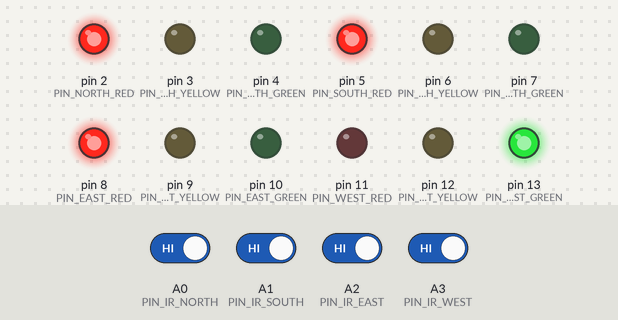
Simulated run of this sketch. Board: Arduino Uno, built with avr-gcc and run on an emulated ATmega328P. Parts: output pins drawn as LEDs (lit = HIGH). The inputs (shaded band) are chosen by the test bench; at power-on: A0 (PIN_IR_NORTH), A1 (PIN_IR_SOUTH), A2 (PIN_IR_EAST), A3 (PIN_IR_WEST) HIGH. What the sketch prints to the serial monitor is not drawn.

Above: at 1.2 s.
1.3 s: A0 (PIN_IR_NORTH) driven LOW
4.3 s: A1 (PIN_IR_SOUTH) driven LOW
13.3 s: A0 (PIN_IR_NORTH) driven HIGH
16.3 s: A1 (PIN_IR_SOUTH) driven HIGH
At 60.32 s:
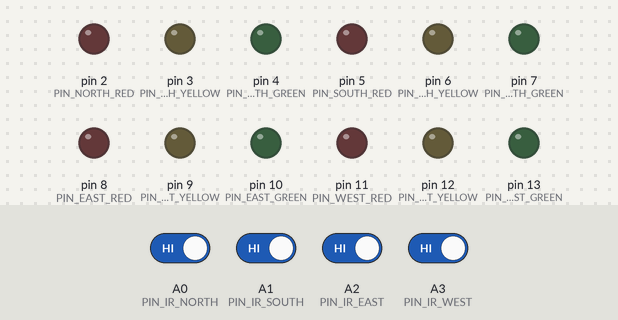
At 60.9 s:
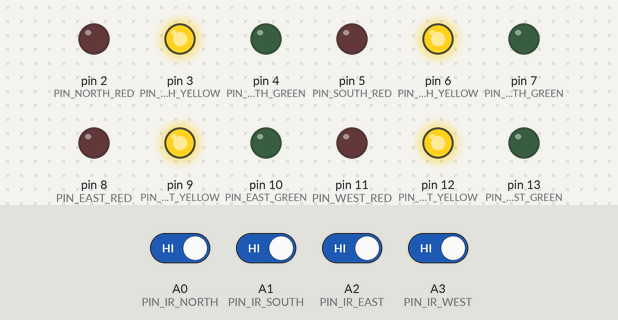
Timing chart, 0 to 62.0 s (numbered marks = the images above; inputs shaded):
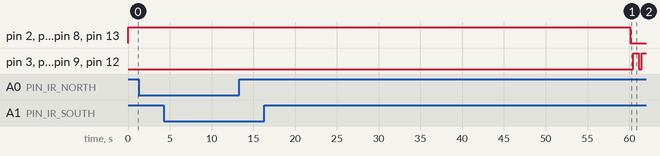

Measured:
- after the input at 1.3 s, every drawn part: stays the same
- after the input at 4.3 s, every drawn part: stays the same
- after the input at 13.3 s, every drawn part: stays the same

The sketch:

traffic_controller.ino
```cpp
/*
  =============================================================================
  INTELLIGENT TRAFFIC SIGNAL CONTROLLER - ARDUINO UNO / MEGA FIRMWARE
  Physical Hardware Layer: 4-Way Junction Actuator & IR Sensor Bridge
  =============================================================================

  Features:
  - 12 Digital Output channels for 4-way Traffic Light Heads (R/Y/G)
  - 4 Analog/Digital Input channels for Stop-line IR Obstacle Sensors
  - High-speed Serial JSON command/telemetry protocol with Node.js Backend
  - Hardware Watchdog / Fail-Safe: All-Yellow Flashing if connectivity drops
*/

#include <Arduino.h>

// ==========================================
// PIN DEFINITIONS
// ==========================================

// North Road Traffic Light (R001)
const int PIN_NORTH_RED    = 2;
const int PIN_NORTH_YELLOW = 3;
const int PIN_NORTH_GREEN  = 4;

// South Road Traffic Light (R002)
const int PIN_SOUTH_RED    = 5;
const int PIN_SOUTH_YELLOW = 6;
const int PIN_SOUTH_GREEN  = 7;

// East Road Traffic Light (R003)
const int PIN_EAST_RED     = 8;
const int PIN_EAST_YELLOW  = 9;
const int PIN_EAST_GREEN   = 10;

// West Road Traffic Light (R004)
const int PIN_WEST_RED     = 11;
const int PIN_WEST_YELLOW  = 12;
const int PIN_WEST_GREEN   = 13;

// IR Obstacle Detection Sensors (Analog/Digital Inputs)
const int PIN_IR_NORTH = A0;
const int PIN_IR_SOUTH = A1;
const int PIN_IR_EAST  = A2;
const int PIN_IR_WEST  = A3;

// Sensor Debouncing and Telemetry Rate
unsigned long lastTelemetryTime = 0;
const unsigned long TELEMETRY_INTERVAL_MS = 1000;

// Watchdog timer (Failsafe mode if serial lost for > 60s)
unsigned long lastCommandReceivedTime = 0;
const unsigned long WATCHDOG_TIMEOUT_MS = 60000;
bool isFailsafeActive = false;

// ==========================================
// FUNCTION DECLARATIONS
// ==========================================
void setSignal(const String& direction, const String& state);
void readAndSendSensorTelemetry();
void processIncomingSerialCommand(String jsonCommand);
void enterFailsafeMode();

void setup() {
  // Initialize Serial Communication with Backend Gateway
  Serial.begin(9600);
  while (!Serial) {
    ; // Wait for serial port to connect
  }

  // Configure Actuator LED Pins as OUTPUT
  pinMode(PIN_NORTH_RED, OUTPUT);
  pinMode(PIN_NORTH_YELLOW, OUTPUT);
  pinMode(PIN_NORTH_GREEN, OUTPUT);

  pinMode(PIN_SOUTH_RED, OUTPUT);
  pinMode(PIN_SOUTH_YELLOW, OUTPUT);
  pinMode(PIN_SOUTH_GREEN, OUTPUT);

  pinMode(PIN_EAST_RED, OUTPUT);
  pinMode(PIN_EAST_YELLOW, OUTPUT);
  pinMode(PIN_EAST_GREEN, OUTPUT);

  pinMode(PIN_WEST_RED, OUTPUT);
  pinMode(PIN_WEST_YELLOW, OUTPUT);
  pinMode(PIN_WEST_GREEN, OUTPUT);

  // Configure IR Sensor Pins as INPUT_PULLUP
  pinMode(PIN_IR_NORTH, INPUT_PULLUP);
  pinMode(PIN_IR_SOUTH, INPUT_PULLUP);
  pinMode(PIN_IR_EAST, INPUT_PULLUP);
  pinMode(PIN_IR_WEST, INPUT_PULLUP);

  // Initial Safe Boot State: West GREEN, all others RED
  setSignal("NORTH", "RED");
  setSignal("SOUTH", "RED");
  setSignal("EAST", "RED");
  setSignal("WEST", "GREEN");

  lastCommandReceivedTime = millis();

  // Send System Online Handshake JSON to Backend
  Serial.println("{\"type\":\"HANDSHAKE\",\"status\":\"ONLINE\",\"device\":\"ARDUINO_TRAFFIC_CONTROLLER_V1\",\"junctionId\":\"J001\"}");
}

void loop() {
  unsigned long currentMillis = millis();

  // 1. Process incoming commands from Node.js Backend
  if (Serial.available() > 0) {
    String input = Serial.readStringUntil('\n');
    input.trim();
    if (input.length() > 0) {
      processIncomingSerialCommand(input);
      lastCommandReceivedTime = currentMillis;
      isFailsafeActive = false;
    }
  }

  // 2. Periodic Sensor Telemetry Broadcast
  if (currentMillis - lastTelemetryTime >= TELEMETRY_INTERVAL_MS) {
    lastTelemetryTime = currentMillis;
    readAndSendSensorTelemetry();
  }

  // 3. Failsafe Watchdog Check
  if (currentMillis - lastCommandReceivedTime > WATCHDOG_TIMEOUT_MS) {
    enterFailsafeMode();
  }
}

/**
 * Switch Red, Yellow, Green LEDs for an approach direction
 */
void setSignal(const String& direction, const String& state) {
  int redPin = 0, yellowPin = 0, greenPin = 0;

  if (direction == "NORTH") {
    redPin = PIN_NORTH_RED; yellowPin = PIN_NORTH_YELLOW; greenPin = PIN_NORTH_GREEN;
  } else if (direction == "SOUTH") {
    redPin = PIN_SOUTH_RED; yellowPin = PIN_SOUTH_YELLOW; greenPin = PIN_SOUTH_GREEN;
  } else if (direction == "EAST") {
    redPin = PIN_EAST_RED; yellowPin = PIN_EAST_YELLOW; greenPin = PIN_EAST_GREEN;
  } else if (direction == "WEST") {
    redPin = PIN_WEST_RED; yellowPin = PIN_WEST_YELLOW; greenPin = PIN_WEST_GREEN;
  } else {
    return;
  }

  if (state == "GREEN") {
    // STRICT SAFETY INTERLOCK: Only ONE green light can exist at any time!
    if (direction != "NORTH") { digitalWrite(PIN_NORTH_RED, HIGH); digitalWrite(PIN_NORTH_YELLOW, LOW); digitalWrite(PIN_NORTH_GREEN, LOW); }
    if (direction != "SOUTH") { digitalWrite(PIN_SOUTH_RED, HIGH); digitalWrite(PIN_SOUTH_YELLOW, LOW); digitalWrite(PIN_SOUTH_GREEN, LOW); }
    if (direction != "EAST")  { digitalWrite(PIN_EAST_RED, HIGH);  digitalWrite(PIN_EAST_YELLOW, LOW);  digitalWrite(PIN_EAST_GREEN, LOW); }
    if (direction != "WEST")  { digitalWrite(PIN_WEST_RED, HIGH);  digitalWrite(PIN_WEST_YELLOW, LOW);  digitalWrite(PIN_WEST_GREEN, LOW); }

    digitalWrite(redPin, LOW);
    digitalWrite(yellowPin, LOW);
    digitalWrite(greenPin, HIGH);
  } else if (state == "YELLOW") {
    digitalWrite(redPin, LOW);
    digitalWrite(yellowPin, HIGH);
    digitalWrite(greenPin, LOW);
  } else { // RED
    digitalWrite(redPin, HIGH);
    digitalWrite(yellowPin, LOW);
    digitalWrite(greenPin, LOW);
  }
}

/**
 * Reads IR Sensors and sends JSON packet to Backend
 */
void readAndSendSensorTelemetry() {
  // Low reading on active-low IR sensor indicates vehicle presence
  bool northActive = (digitalRead(PIN_IR_NORTH) == LOW);
  bool southActive = (digitalRead(PIN_IR_SOUTH) == LOW);
  bool eastActive  = (digitalRead(PIN_IR_EAST) == LOW);
  bool westActive  = (digitalRead(PIN_IR_WEST) == LOW);

  String telemetryJson = "{\"type\":\"SENSOR_POLL\",\"junctionId\":\"J001\",\"sensors\":{";
  telemetryJson += "\"NORTH\":{\"pin\":\"A0\",\"active\":" + String(northActive ? "true" : "false") + "},";
  telemetryJson += "\"SOUTH\":{\"pin\":\"A1\",\"active\":" + String(southActive ? "true" : "false") + "},";
  telemetryJson += "\"EAST\":{\"pin\":\"A2\",\"active\":" + String(eastActive ? "true" : "false") + "},";
  telemetryJson += "\"WEST\":{\"pin\":\"A3\",\"active\":" + String(westActive ? "true" : "false") + "}";
  telemetryJson += "}}";

  Serial.println(telemetryJson);
}

/**
 * Parses incoming JSON command from backend
 * Format: {"cmd":"SET_SIGNAL","dir":"WEST","sig":"GREEN"}
 */
void processIncomingSerialCommand(String jsonCommand) {
  // Simple fast substring parser for Arduino memory efficiency
  int cmdIdx = jsonCommand.indexOf("\"cmd\":\"SET_SIGNAL\"");
  if (cmdIdx >= 0) {
    int dirIdx = jsonCommand.indexOf("\"dir\":\"");
    int sigIdx = jsonCommand.indexOf("\"sig\":\"");

    if (dirIdx >= 0 && sigIdx >= 0) {
      String dir = jsonCommand.substring(dirIdx + 7, jsonCommand.indexOf("\"", dirIdx + 7));
      String sig = jsonCommand.substring(sigIdx + 7, jsonCommand.indexOf("\"", sigIdx + 7));
      setSignal(dir, sig);

      Serial.println("{\"type\":\"ACK\",\"status\":\"APPLIED\",\"dir\":\"" + dir + "\",\"sig\":\"" + sig + "\"}");
    }
  } else if (jsonCommand.indexOf("\"cmd\":\"PING\"") >= 0) {
    Serial.println("{\"type\":\"PONG\",\"timestamp\":" + String(millis()) + "}");
  }
}

/**
 * Watchdog Failsafe: Flash all Yellow lights
 */
void enterFailsafeMode() {
  isFailsafeActive = true;
  // Turn off greens and reds
  digitalWrite(PIN_NORTH_RED, LOW); digitalWrite(PIN_NORTH_GREEN, LOW);
  digitalWrite(PIN_SOUTH_RED, LOW); digitalWrite(PIN_SOUTH_GREEN, LOW);
  digitalWrite(PIN_EAST_RED, LOW);  digitalWrite(PIN_EAST_GREEN, LOW);
  digitalWrite(PIN_WEST_RED, LOW);  digitalWrite(PIN_WEST_GREEN, LOW);

  // Toggle yellow lights
  int yellowState = (millis() / 500) % 2;
  digitalWrite(PIN_NORTH_YELLOW, yellowState);
  digitalWrite(PIN_SOUTH_YELLOW, yellowState);
  digitalWrite(PIN_EAST_YELLOW, yellowState);
  digitalWrite(PIN_WEST_YELLOW, yellowState);
}
```
